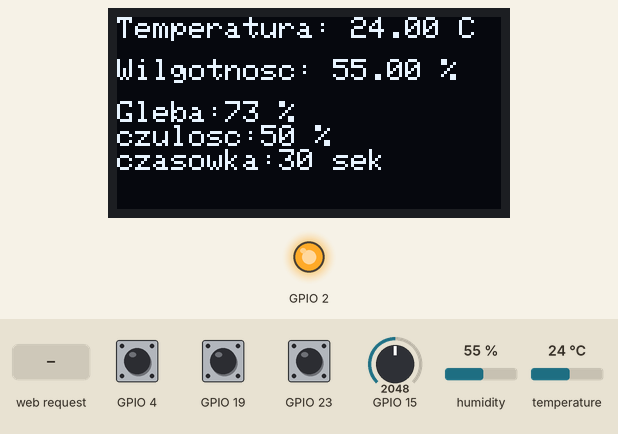
This sketch was run on a simulated ESP32. Shown: 128×64 one-colour display, output pins drawn as LEDs (lit = HIGH). The inputs (shaded band) are chosen by the test bench; at power-on: GPIO 19 HIGH, GPIO 4 HIGH, GPIO 15 = 2048, GPIO 23 HIGH, humidity 55 %, temperature 24 °C. WiFi joins after 1.5 s; servers stay silent unless stated; not simulated (calls return 0 or success): lib/secrets.h; what the sketch prints to the serial monitor is not drawn.

Above: at 2.7 s.
2.8 s: GPIO 19 pulled LOW for 1 s
At 4.1 s:
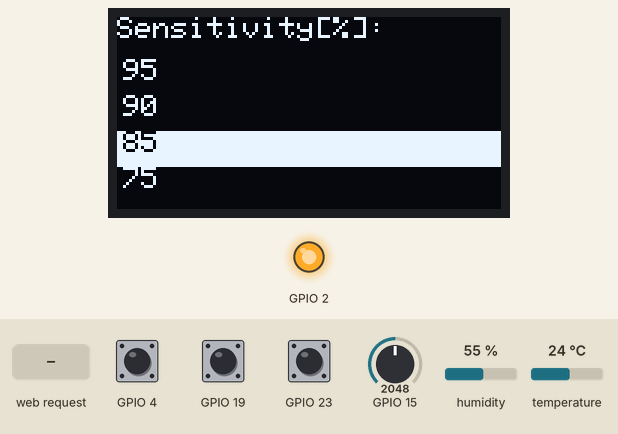
5.3 s: HTTP request GET /?relay=off received
At 6.5 s:
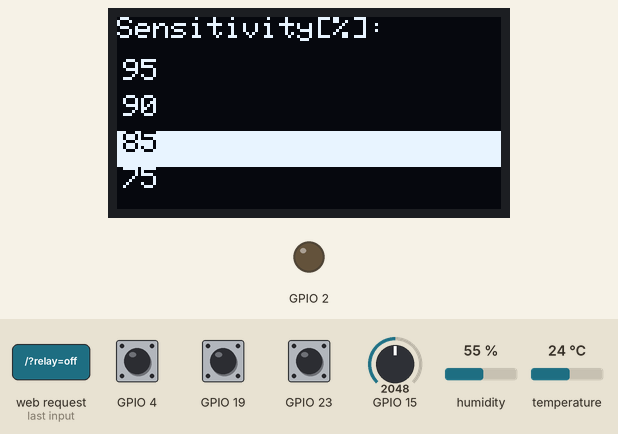
6.8 s: GPIO 4 pulled LOW for 0.15 s
At 7.2 s:
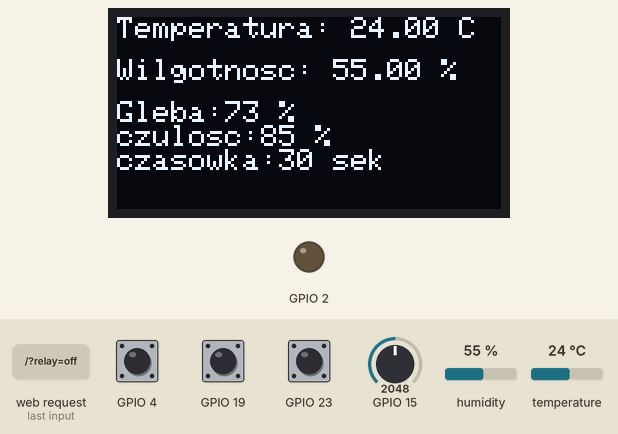
8.4 s: GPIO 4 pulled LOW for 1 s
At 9.8 s:
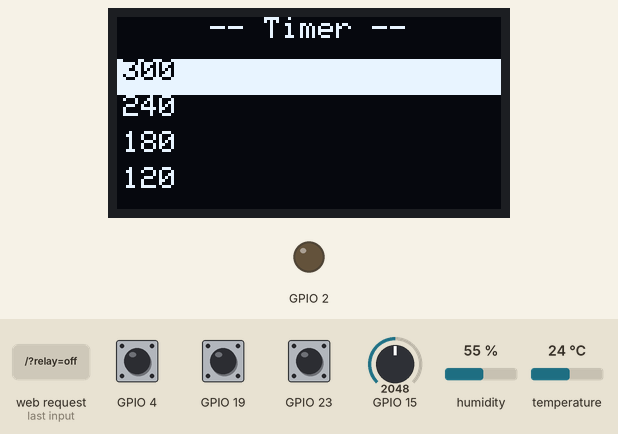
10.9 s: HTTP request GET /?relay=on received
At 12.1 s:
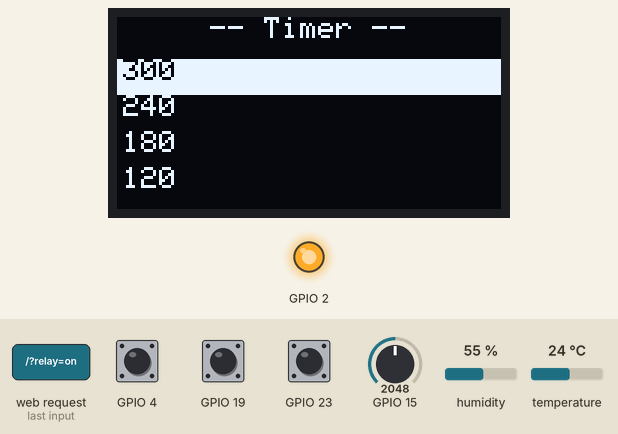
12.4 s: GPIO 19 pulled LOW for 3.2 s
At 16.3 s:
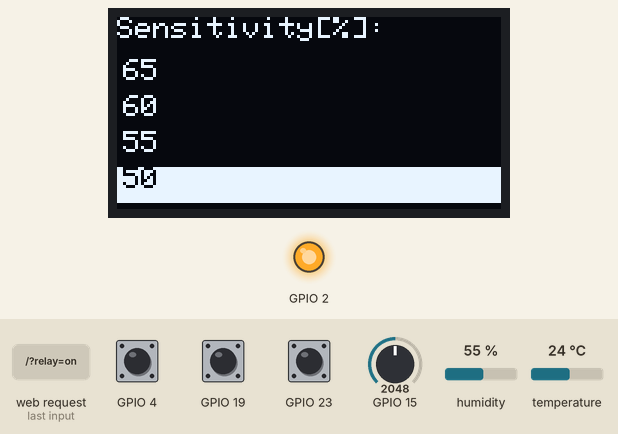
Timing chart, 0 to 17.8 s (numbered marks = the images above; inputs shaded):
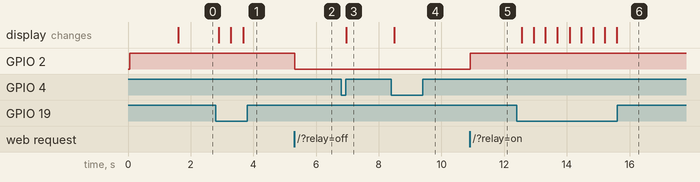

Measured:
- after the input at 2.8 s, the display: first changes after 0.10 s (image 1 shows a later state)
- after the input at 5.3 s, GPIO 2: HIGH → LOW at once
- after the input at 6.8 s, the display: changes after 0.16 s (image 3)
- after the input at 8.4 s, the display: changes after 0.10 s (image 4)
- after the input at 10.9 s, GPIO 2: LOW → HIGH at once
- after the input at 12.4 s, the display: first changes after 0.16 s (image 6 shows a later state)

The sketch:

SmartGarden.ino
```cpp
#include <Arduino.h>
#include "lib/config.h"
#include "lib/dht11_sensor.h"
#include "lib/oled.h"
#include "lib/buttons.h"
#include "lib/display_modes.h"
#include "lib/soil_moisture.h"
#include <WiFi.h>
#include "lib/Server.h"
#include "lib/secrets.h"

float temp = 22.0;
float humidity = 34.0;
int soil_moi_val = 100;
int button_ok = 0;
int button_back = 0;
int button_menu = 0;
int relay_module_state;
DisplayMode current_display_mode = MODE_DATA;
int selectedMenuIndex = 0;

bool lastMenuState = HIGH;

void setup() {
  Serial.begin(115200);
  initDHT();
  initOLED();
  init_buttons();
  init_params(50,30);
  WiFi.begin(SSID,passwd);
    while (WiFi.status() != WL_CONNECTED) {
    delay(500);
    Serial.print(".");
  }

    Serial.println("\nPołączono z WiFi!");
  Serial.print("IP: ");
  Serial.println(WiFi.localIP());

  startServer();
}

void loop() {


  handleClient();
  button_ok = digitalRead(BUTTON_OK);
  button_back = digitalRead(BUTTON_BACK);
  button_menu = digitalRead(BUTTON_MENU);
 // relay_module_state = digitalRead(RELAY_MODULE);

  temp = readTemperature();
  humidity = readHumidity();
 soil_moi_val = soil_moisture_percentage();

//  if(soil_moi_val < soil_moisture_sensitivity){
//   digitalWrite(RELAY_MODULE,LOW);
//  } else{
//   digitalWrite(RELAY_MODULE,HIGH);

//  }
  if (button_back == LOW) {
    current_display_mode = MODE_DATA;
    delay(300);
  }

  switch (current_display_mode) {
    case MODE_DATA:
      if (lastMenuState == HIGH && button_menu == LOW) {
        current_display_mode = MODE_MENU;
        selectedMenuIndex = 0;
        showMenu();
        delay(300);
      } else if (lastMenuState == HIGH && button_ok == LOW) {
        current_display_mode = MODE_SETTINGS;
        selectedMenuIndex = 0;
        settingMenu();
        delay(300);
      } else {
        updateData(temp, humidity, button_ok, button_back, button_menu,soil_moi_val);
      }
      break;

    case MODE_MENU:
     if(button_ok == LOW){
      timer_setting = atoi(timing[selectedMenuIndex]);
      current_display_mode = MODE_DATA;
      }
      if (lastMenuState == HIGH && button_menu == LOW) {
        selectedMenuIndex++;
        if (selectedMenuIndex >= timing_length) {
          selectedMenuIndex = 0;
        }
        showMenu();
        delay(300);
      } else {
        showMenu();
      }
      break;

    case MODE_SETTINGS:
    if(button_menu == LOW){
      soil_moisture_sensitivity = atoi(percentage[selectedMenuIndex]);
      current_display_mode = MODE_DATA;
    }
      if (lastMenuState == HIGH && button_ok == LOW) {
        selectedMenuIndex++;
        if (selectedMenuIndex >= percentage_length) {
          selectedMenuIndex = 0;
        }
        settingMenu();
        delay(300);
      } else {
        settingMenu();
      }
      break;
  }

  lastMenuState = button_menu;
  delay(50);
}
```

buttons.cpp
```cpp
#include "lib/buttons.h"
#include "lib/config.h"
#include <Arduino.h>

void init_buttons(){

    pinMode(BUTTON_BACK,INPUT_PULLUP);
    pinMode(BUTTON_OK,INPUT_PULLUP);
    pinMode(BUTTON_MENU,INPUT_PULLUP);


}
```

dht11_sensor.cpp
```cpp
#include "lib/dht11_sensor.h"
#include "lib/config.h"
#include <DHT.h>

DHT dht(DHTPIN, DHTTYPE);

void initDHT() {
  dht.begin();
}

float readTemperature() {
  return dht.readTemperature();
}

float readHumidity() {
  return dht.readHumidity();
}
```

oled.cpp
```cpp
#include "lib/config.h"
#include "lib/display_modes.h"
#include "lib/oled.h"
#include <Wire.h>
#include <Adafruit_GFX.h>
#include <Adafruit_SH1106.h>


Adafruit_SH1106 display(OLED_SDA, OLED_SCL);

extern int selectedMenuIndex;

void initOLED() {
  display.begin(SH1106_SWITCHCAPVCC, OLED_ADDR);
  display.clearDisplay();
  display.setTextColor(WHITE);
  display.setTextSize(1);
  display.setCursor(0, 0);
  display.println("Temperatura: " + String(temp) + " C");
  display.setCursor(0, 14);
  display.println("Wilgotnosc: " + String(humidity) + " %");
  display.setCursor(0, 28);
  display.println("B:" + String(button_back) + " O:" + String(button_ok) + " M:" + String(button_menu));
  display.display();
}

void updateData(float temp, float humidity, int button_ok, int button_back, int button_menu,int soil_moi_val) {
  display.clearDisplay();
  display.setTextColor(WHITE);
  display.setTextSize(1);
  display.setCursor(0, 0);
  display.println("Temperatura: " + String(temp) + " C");
  display.setCursor(0, 14);
  display.println("Wilgotnosc: " + String(humidity) + " %");
  display.setCursor(0, 28);
  display.println("Gleba:" +String(soil_moi_val)+" %");
  display.println("czulosc:" +String(soil_moisture_sensitivity)+" %");
  display.println("czasowka:" +String(timer_setting)+" sek");
  display.display();
}

void showMenu() {
  display.clearDisplay();
  display.setTextSize(1);
  display.setTextColor(WHITE);
  display.setCursor(0, 0);
  String title = "-- Timer --";
  int textWidth = title.length() * 6;
  int screenWidth = 128;
  int x = (screenWidth - textWidth) / 2;

display.setCursor(x, 0);
display.println(title);
  int visible_items = 4;
  int scroll_offset = 0;
  if(selectedMenuIndex < scroll_offset){
    scroll_offset = selectedMenuIndex;
  } else if ( selectedMenuIndex >= scroll_offset + visible_items) {
    scroll_offset = selectedMenuIndex - visible_items + 1;
  }
  for(int j = 0;j<visible_items;j++){
    int idx  = scroll_offset + j;
    if(idx > timing_length) break;
    int y = 14 + j * 12;
    if(idx == selectedMenuIndex){
      display.fillRect(0,y,128,12,WHITE);
      display.setTextColor(BLACK);
    }else{
      display.setTextColor(WHITE);
    }
    display.setCursor(2, y);
    display.println(timing[idx]);
  }
  display.display();
}

void settingMenu(){

  display.clearDisplay();
  display.setTextSize(1);
  display.setTextColor(WHITE);
  display.setCursor(0, 0);
  display.println("Sensitivity[%]:");

  int visible_items = 4;
  int scroll_offset = 0;
  if(selectedMenuIndex < scroll_offset){
    scroll_offset = selectedMenuIndex;
  } else if ( selectedMenuIndex >= scroll_offset + visible_items) {
    scroll_offset = selectedMenuIndex - visible_items + 1;
  }

  for(int j = 0;j<visible_items;j++){
    int idx  = scroll_offset + j;
    if(idx > percentage_length) break;
    int y = 14 + j * 12;
    if(idx == selectedMenuIndex){
      display.fillRect(0,y,128,12,WHITE);
      display.setTextColor(BLACK);
    }else{
      display.setTextColor(WHITE);
    }
    display.setCursor(2, y);
    display.println(percentage[idx]);
  }
  display.display();

}
```

server.cpp
```cpp
#include <Arduino.h>
#include <WiFi.h>
#include "lib/server.h"
#include "lib/config.h"


#include "Server.h"
extern float temp;
extern float humidity;
extern int soil_moi_val;
extern int soil_moisture_sensitivity;
extern int timer_setting;
extern int relay_module_state;
WiFiServer server(80);

void startServer() {
  server.begin();
  Serial.println("Serwer HTTP uruchomiony.");
};

void handleClient() {
  WiFiClient client = server.available();
  if (client) {
    Serial.println("Nowe połączenie!");
    String request = client.readStringUntil('\r');
    Serial.println("Żądanie: " + request);
    client.flush();

    // Prosta odpowiedź HTTP
client.println("HTTP/1.1 200 OK");
client.println("Content-Type: text/html");
client.println();
client.println("<!DOCTYPE html>");
client.println("<html lang='pl'>");
client.println("<head>");
client.println("<meta charset='UTF-8'>");
client.println("<meta http-equiv=\"refresh\" content=\"5\">");
client.println("<meta name='viewport' content='width=device-width, initial-scale=1.0'>");
client.println("<title>SmartGarden Dashboard</title>");
client.println("<style>");
client.println("body { font-family: 'Segoe UI', sans-serif; background: #0f1115; color: #ffffff; margin: 0; padding: 20px; }");
client.println("h1 { color: #00ff99; text-align: center; margin-bottom: 30px; }");
client.println(".grid { display: grid; grid-template-columns: repeat(auto-fit, minmax(250px, 1fr)); gap: 20px; }");
client.println(".card { background: #1e1e1e; border-radius: 12px; padding: 20px; box-shadow: 0 4px 12px rgba(0,0,0,0.3); }");
client.println(".label { font-size: 0.9em; color: #aaaaaa; margin-bottom: 5px; display: block; }");
client.println(".value { font-size: 1.5em; font-weight: bold; color: #00ffcc; }");
client.println("</style>");
client.println("</head>");
client.println("<body>");
client.println("<h1>🌿 SmartGarden – Panel Domowy</h1>");
client.println("<div class='grid'>");

client.println("<div class='card'><span class='label'>🌡️ Temperatura</span><span class='value'>" + String(temp) + " °C</span></div>");
client.println("<div class='card'><span class='label'>💧 Wilgotność powietrza</span><span class='value'>" + String(humidity) + " %</span></div>");
client.println("<div class='card'><span class='label'>🌱 Wilgotność gleby</span><span class='value'>" + String(soil_moi_val) + " %</span></div>");
client.println("<div class='card'><span class='label'>🎛️ Czułość wilgotności</span><span class='value'>" + String(soil_moisture_sensitivity) + " %</span></div>");
client.println("<div class='card'><span class='label'>⏱️ Timer przekaźnika</span><span class='value'>" + String(timer_setting) + " sek</span></div>");
int actual_relay_state = digitalRead(RELAY_MODULE);
client.println("<div class='card'><span class='label'>🔌 Przekaźnik</span><span class='value'>" + String(actual_relay_state == LOW ? "WŁĄCZONY" : "WYŁĄCZONY") + "</span></div>");
client.println("<div style='display: flex; justify-content: center; gap: 20px; margin-top: 30px;'>");
client.println("<form method='GET'>");
client.println("<button name='relay' value='on' style='background:#00cc66; color:white; border:none; padding:12px 24px; font-size:0.95em; border-radius:10px; box-shadow: 0 4px 10px rgba(0,0,0,0.2); cursor:pointer;'>Włącz</button>");
client.println("</form>");
client.println("<form method='GET'>");
client.println("<button name='relay' value='off' style='background:#cc0033; color:white; border:none; padding:12px 24px; font-size:0.95em; border-radius:10px; box-shadow: 0 4px 10px rgba(0,0,0,0.2); cursor:pointer;'>Wyłącz</button>");
client.println("</form>");
client.println("</div>");
client.println("</div>");
client.println("</body></html>");


if (request.indexOf("relay=on") >= 0) {
  digitalWrite(RELAY_MODULE, HIGH);
  relay_module_state = HIGH;
}
if (request.indexOf("relay=off") >= 0) {
  digitalWrite(RELAY_MODULE, LOW);
  relay_module_state = LOW;
}

    client.stop();
  }
}
```

soil_moisture.cpp
```cpp
#include <Arduino.h>
#include "lib/config.h"
#include "lib/soil_moisture.h"

int  soil_moisture_percentage(){

    int analogOutput =  analogRead(SOIL_MOISTURE_SENSOR);
    int soil_percentage = map(analogOutput, dry_value, wet_value, 0, 100);
    soil_percentage = constrain(soil_percentage, 0, 100);
    return soil_percentage;

}
```

config.cpp
```cpp
#include "lib/config.h"
#include <Arduino.h>

const char* percentage[] = {
  "95", "90", "85", "75", "70", "65", "60", "55", "50", "40", "35"
};

const char* timing[] = {
    "300","240","180","120","90","60","30"
};

const int percentage_length = sizeof(percentage) / sizeof(percentage[0]);
const int timing_length = sizeof(timing)/ sizeof(timing[0]);

int soil_moisture_sensitivity = 50;
int timer_setting = 30;
int soil_moisture_value = 100;

int dry_value = 4095;
int wet_value = 1300;

void init_params(int value,int time){
    soil_moisture_sensitivity =value;
    timer_setting = time;
    pinMode(RELAY_MODULE,OUTPUT);
    digitalWrite(RELAY_MODULE, HIGH);
    pinMode(SOIL_MOISTURE_SENSOR, INPUT);


}
```
